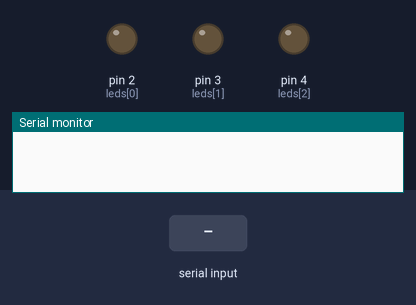
The sketch below on a simulated Arduino Uno, built with avr-gcc and run on an emulated ATmega328P. Shown: output pins drawn as LEDs (lit = HIGH), the last lines printed to the serial monitor. The test bench sets the inputs (shaded band).

Above: at 1.2 s.
1.3 s: "2" received over Serial
At 2.1 s:
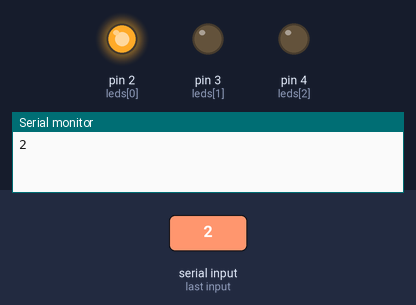
Timing chart, 0 to 4.3 s (numbered marks = the images above; inputs shaded):
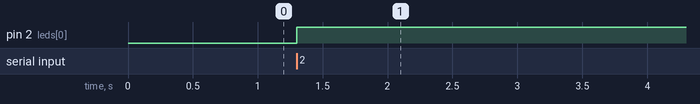

Measured:
- after the input at 1.3 s, pin 2 (leds[0]): LOW → HIGH at once

The sketch:

sketch_oct31a.ino
```cpp
int leds[3] = {2,3,4};
bool ledsSW[sizeof(leds)/2] = {false,false,false};
void setup() {
  // put your setup code here, to run once:

  Serial.begin(9600);
  for(int i = 0; i < sizeof(leds)/2; ++i){
    pinMode(leds[i], OUTPUT);
  }
}

void loop() {
  // put your main code here, to run repeatedly:
  int serial_data = Serial.read();
  for(int i = 0; i < sizeof(leds)/2; ++i){
      if(serial_data == 50+i && ledsSW[i] == false){
        digitalWrite(leds[i], HIGH);
        Serial.println(i+2);
        ledsSW[i] = true;
      }else if(serial_data == 50+i && ledsSW[i] == true){
        digitalWrite(leds[i], LOW);
        Serial.println(i+2);
        ledsSW[i] = false;
      }

  }

}
```
